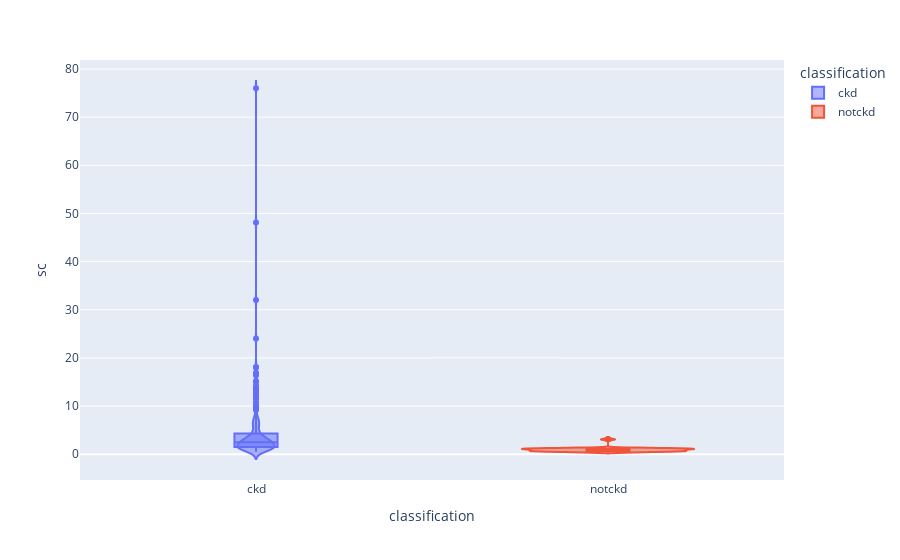

This figure's notebook cell:
### Code cell
violin('sc', kidney_disease_medical_data) # creatinine waste not being filtered out in CKD patients leading to elevated levels

### Figure 1 — Plotly figure (JSON) as saved in the notebook; plotly's stock layout.template omitted (floating-point values rounded to 4 significant figures; data arrays with more than 128 entries replaced by an {"elided": "..."} marker saying what was removed)
{"data": [{"alignmentgroup": "True", "box": {"visible": true}, "hovertemplate": "classification=%{x}<br>sc=%{y}<extra></extra>", "legendgroup": "ckd", "marker": {"color": "#636efa"}, "name": "ckd", "offsetgroup": "ckd", "orientation": "v", "scalegroup": "True", "showlegend": true, "type": "violin", "x": {"elided": "250 str values"}, "x0": " ", "xaxis": "x", "y": {"elided": "250 float values"}, "y0": " ", "yaxis": "y"}, {"alignmentgroup": "True", "box": {"visible": true}, "hovertemplate": "classification=%{x}<br>sc=%{y}<extra></extra>", "legendgroup": "notckd", "marker": {"color": "#EF553B"}, "name": "notckd", "offsetgroup": "notckd", "orientation": "v", "scalegroup": "True", "showlegend": true, "type": "violin", "x": {"elided": "150 str values"}, "x0": " ", "xaxis": "x", "y": {"elided": "150 float values"}, "y0": " ", "yaxis": "y"}], "layout": {"legend": {"title": {"text": "classification"}, "tracegroupgap": 0}, "margin": {"t": 60}, "violinmode": "overlay", "xaxis": {"anchor": "y", "categoryarray": ["ckd", "notckd"], "categoryorder": "array", "domain": [0, 1], "title": {"text": "classification"}}, "yaxis": {"anchor": "x", "domain": [0, 1], "title": {"text": "sc"}}}}
